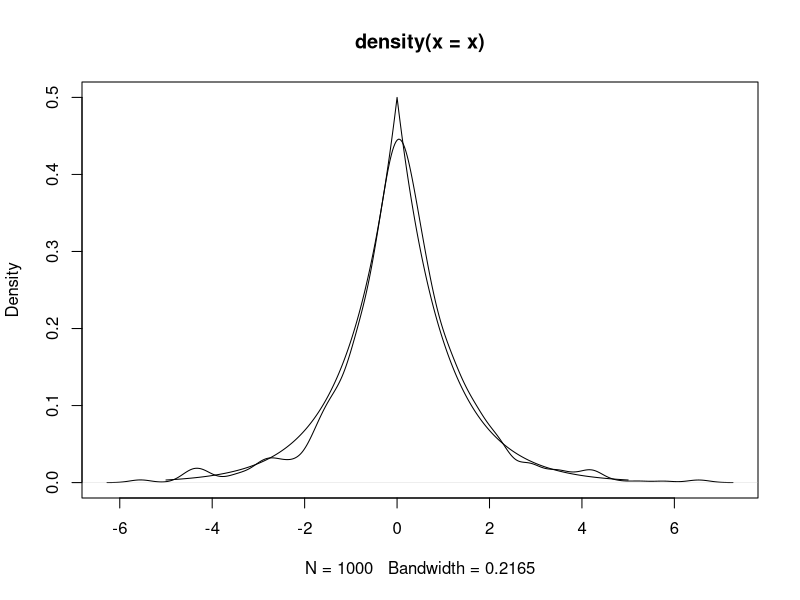

Reproduce this figure in R.
#Stat. Computing 

#3.2
#a)
n <- 1000
y <- runif(n)
x <- (y > 1/2) * -log(2*(1-y)) + (y <= 1/2) * log(2*y)
plot(density(x), ylim = c(0,0.5))
s <- seq(-5,5,0.01)
test <- 1/2 * exp(-abs(s))
lines(s,test)
s2 <- seq(0.25,.75,.05)
qs <- quantile(x,s2)
qt <- (s2 > 1/2) * -log(2*abs(1-s2)) + (s2 <= 1/2) * log(2*s2)
sd <- sqrt(s2 * (1-s2))/(n * ((qt>0)*(1-1/2*exp(-qt))+(qt<=1/2)*(1/2*exp(qt)))^2)

round(rbind(qt,qs,sd),3)